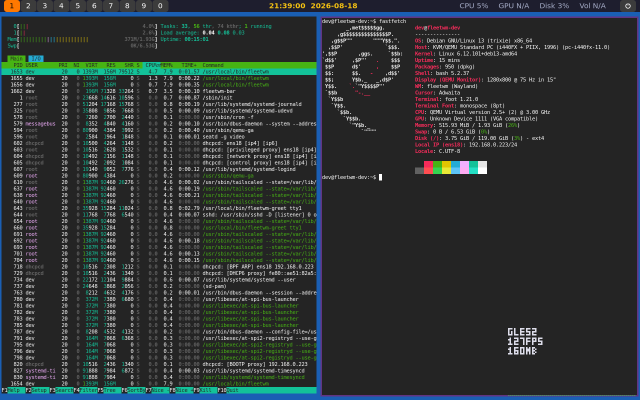
#> input picture docs/images/debug-overlay.png, 1280 x 800 px, found by its file name (shown at 1/2 size)
$ python make-test-frames.py
#> lines starting #> are read from the running program, lines starting #| are printed output that depends on the picture
import numpy as np
from PIL import Image, ImageDraw, ImageFont
R="/home/bean/git/fleetwm/"
def dump(name,img):
    a=np.array(img.convert('RGB')); x=np.zeros((a.shape[0],a.shape[1],4),np.uint8); x[...,0]=a[...,2]; x[...,1]=a[...,1]; x[...,2]=a[...,0]
    open(f'{name}.raw','wb').write(x.tobytes()); open(f'{name}.dim','w').write(f"{a.shape[1]} {a.shape[0]}")
dump('ui',Image.open(R+'docs/images/debug-overlay.png')); dump('wallpaper',Image.open(R+'perflog/2026-10-20/vm-scenes/wp7.png'))
#> in dump, a is the input picture: shape (800, 1280, 3); mean R, G, B 45.6, 51.9, 52.4
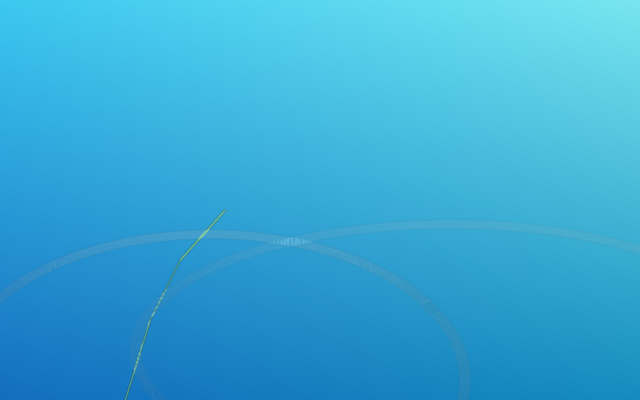
#> input picture perflog/2026-10-20/vm-scenes/wp7.png, 1280 x 800 px, found by its file name (shown at 1/2 size)
#> in dump, a is the input picture: shape (800, 1280, 3); mean R, G, B 55.3, 169.5, 214.1
t=Image.new('RGB',(1280,800),(250,250,250)); d=ImageDraw.Draw(t); f=ImageFont.truetype('/usr/share/fonts/truetype/dejavu/DejaVuSans.ttf',15)
#> after `t = Image.new('RGB', (1280, 800), (250, 250, 250))`: t: PIL image 1280x800 RGB; every value is 250
for i in range(50): d.text((20,10+i*15),("The quick brown fox jumps over the lazy dog 0123456789 "*3)[:150]+str(i),fill=(20,20,20),font=f)
dump('text',t)
#> call 3 of dump, with name = 'text'
#> in dump (call 3), `a = np.array(img.convert('RGB'))`:
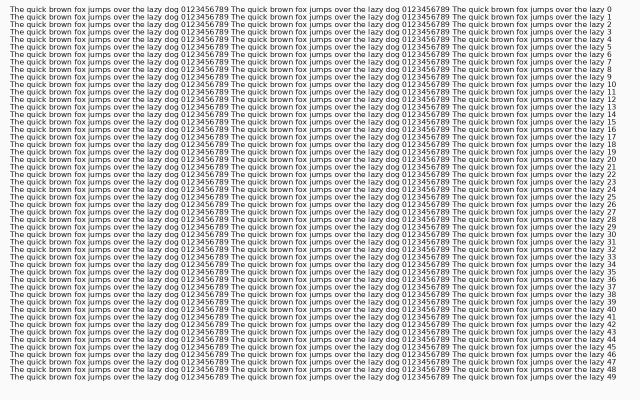
#> a: shape (800, 1280, 3) (shown at 1/2 size); min 20, max 250, mean 213.1
rng=np.random.default_rng(1); yy,xx=np.mgrid[0:800,0:1280]
v=np.stack([128+90*np.sin(xx/170.0+yy/230.0),128+90*np.sin(xx/90.0-yy/310.0),128+90*np.cos(xx/250.0+yy/120.0)],-1)+rng.normal(0,1.5,(800,1280,3))
dump('video',Image.fromarray(np.clip(v,0,255).astype(np.uint8)))
